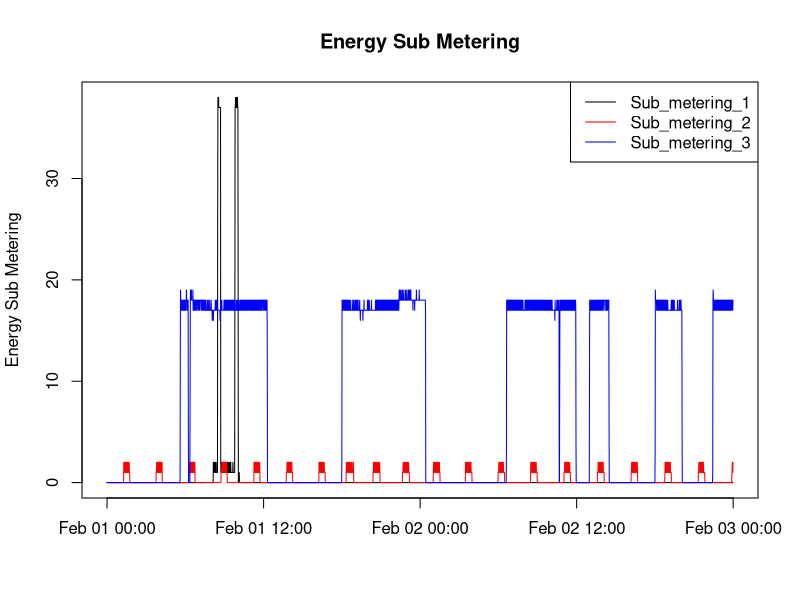

Write the R code that produced this figure.
# Read in the data

d <- read.csv("./household_p_c_small.txt",sep=";",stringsAsFactors=FALSE)
d$Date <- as.Date(d$Date,format="%d/%m/%Y")
d$Sub_metering_1 <- as.double(d$Sub_metering_1)
d$Sub_metering_2 <- as.double(d$Sub_metering_2)
d$Sub_metering_3 <- as.double(d$Sub_metering_3)

# subset to only the dates in question
e <- d[d$Date >= as.Date("2007-02-01") & d$Date <= as.Date("2007-02-02"),]
e$Time <- strptime(paste(as.character(e$Date),as.character(e$Time)),format="%Y-%m-%d %T")

# plot the histogram, output device PNG

png(filename="./plot3.png")
plot(e$Time,e$Sub_metering_1,type='l',xlab="",ylab="Energy Sub Metering", main="Energy Sub Metering")
lines(e$Time,e$Sub_metering_2,col='red')
lines(e$Time,e$Sub_metering_3,col='blue')
legend("topright", legend=colnames(d)[grep('Sub_metering',colnames(d))], lty=c(1,1,1), col=c("black","red","blue") )
dev.off()
